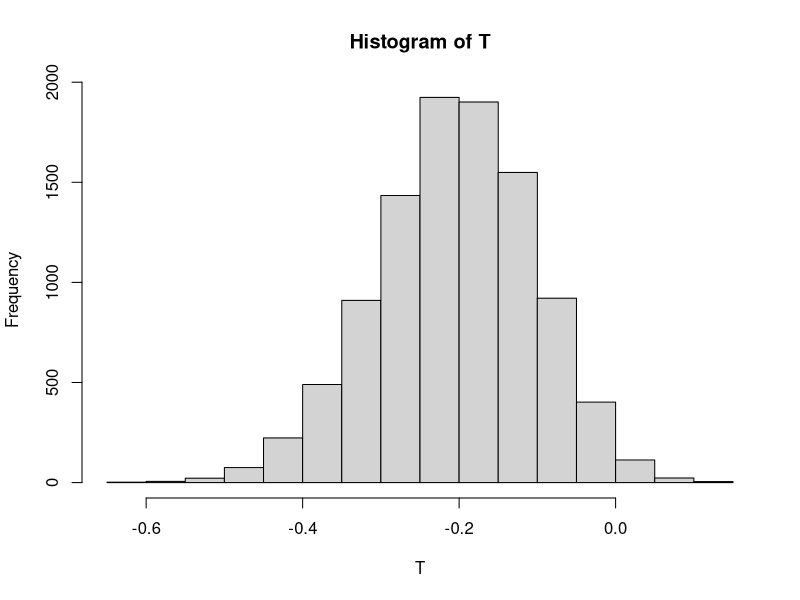
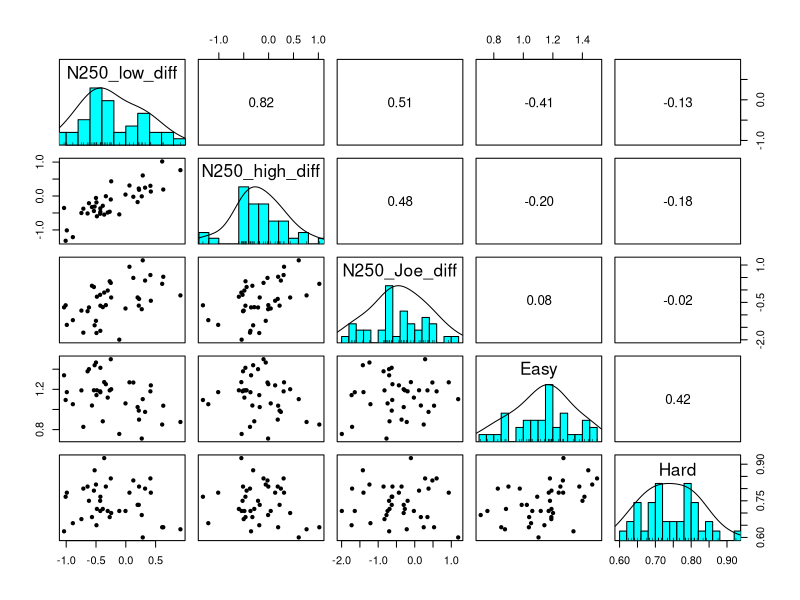
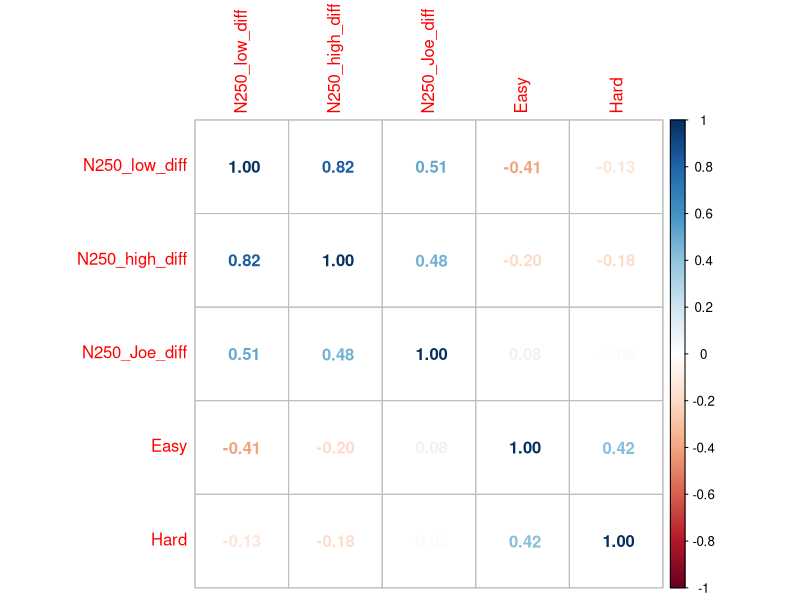

These figures' R source, in order:
library(psych)
library(corrplot)
# library(polyPK)

# Joe data
N250_low_diff <- c(-0.537918475, -0.504377486, 0.479777378, -0.410090113, -1.014447876, -0.271615674, 0.353497083, -0.325729984, -0.902574622, -0.219273350, 0.232601980, -0.199958631, -0.338112685, 0.536121913, 0.746629433, -0.326504787, -0.082608926, -0.415890702, -0.610149149, -0.461924069, -0.813310634, -0.117097414, 0.072072382, -0.121583487, -0.473631463, 0.540315604, 0.285479682, -0.673085192, -0.495072089, 0.109797103, 0.153598435, -0.909667627, 0.100581075, -0.264010979, -0.899994257, -0.262538119, -0.825763732, 0.708827051, -0.425089240)
N250_high_diff <- c(-0.5140683948, -0.0574726444, 0.1914482628, -0.4419769122, -0.3525042601, -0.4640665730, 0.3012443873, -0.5479529309, -0.3740059347, 0.4332861775, -0.0100874553, -0.5419890339, -0.2880176072, 0.1313640177, 0.7627634423, -0.3262494619, 0.0426262240, -0.4661439130, -0.3106525177, -0.5235559110, -0.2125073831, -0.1021337276, 0.1832846765, 0.3101476567, -0.5975446730, 0.6056279944, 0.2462143278, -0.5006812758, -0.3647360130, -0.0223939231, 0.2206622313, -1.2121112851, -0.1786671391, -0.4869138022, -1.0132498106, -0.0060798869, -1.3197496883, 1.0187780850, -0.1877477396)
N250_Joe_diff <- c(-0.853260526, -1.238520566, 0.528281033, 0.117930482, -0.699530733, 0.347836723, 0.598009167, -0.105370329, -1.713245674, -0.302882535, -0.772685952, -1.994420265, -0.689701918, -0.433409171, -0.218861333, 0.167269411, -0.743085625, -0.631725172, -1.418768470, -0.195129057, -0.702323667, 0.283871156, -0.360523120, 0.929679862, -0.271351181, 1.188115962, 0.376967538, -0.827467574, -1.640127125, 0.482731904, -0.629027739, -1.211373074, -0.301467548, -0.023659942, -1.401691124, -0.609328450, -0.615677070, 0.245136329, -1.726957643)
Easy <- c(1.258178633420120, 1.451051172256320, 1.122212669577160, 1.061341196887660, 1.315329671720720, 1.016012852721580, 1.227345017976160, 1.372654096317370, 0.766378876829247, 1.265725085119210, 0.650047615748275, 0.927975632935256, 1.052903100709970, 1.174942595808080, 0.851789096005431, 0.946681901349771, 1.262218703335240, 1.288519838353760, 1.314561395230220, 1.073007332643210, 1.315857099015160, 1.285983423927910, 1.046917945088380, 1.328726404885600, 1.144798757252930, 1.186335701703310, 0.970615459319835, 1.107676804477640, 1.232521851912960, 1.203590692415780, 0.935987957103511, 1.124293654394260, 1.125664404769610, 1.017395785573640, 1.179465997869350, 1.175620909432450, 1.168535409496850, 0.728808627274438, 1.272143786328750)
Hard <- c(0.80833333, 0.81666667, 0.64166667, 0.79166667, 0.62500000, 0.68333333, 0.84166667, 0.92500000, 0.80000000, 0.70000000, 0.69166667, 0.70833333, 0.71666667, 0.78333333, 0.63333333, 0.68333333, 0.70833333, 0.76666667, 0.87500000, 0.75000000, 0.75000000, 0.84166667, 0.80833333, 0.78333333, 0.71666667, 0.60000000, 0.80000000, 0.67500000, 0.70833333, 0.83333333, 0.73333333, 0.65833333, 0.73333333, 0.70833333, 0.78333333, 0.80833333, 0.76666667, 0.64166667, 0.65000000)
dat <- data.frame(N250_low_diff, N250_high_diff, N250_Joe_diff, Easy,Hard)

### Calculate for Joe data
N_perm=10000
s=1
  RR=c(cor(dat[,1],dat[,4]),cor(dat[,2],dat[,4]),cor(dat[,3],dat[,4]),cor(dat[,1],dat[,5]),cor(dat[,2],dat[,5]),cor(dat[,3],dat[,5]))
  T0=sort(RR,decreasing=FALSE)[s]
  T=c()
  for (sim in 1:N_perm)
  {
    dat_p=data.frame(N250_low_diff, sample(N250_high_diff), sample(N250_Joe_diff), sample(Easy),sample(Hard))
    RRs=c()
    RRs=c(RRs,cor(dat_p[,1],dat_p[,4]),cor(dat_p[,2],dat_p[,4]),cor(dat_p[,3],dat_p[,4]),cor(dat_p[,1],dat_p[,5]),cor(dat_p[,2],dat_p[,5]),cor(dat_p[,3],dat_p[,5]))
    T=c(T,sort(RRs,decreasing=FALSE)[s])
  }
  ASL=sum (T<=T0)/N_perm
T0
hist(T)
ASL



############################# Dane modyfikowane

set.seed(2)
dat=dat+matrix(rnorm(5*39)/10,39,5)

A=matrix(c(1,-0.01,-0.01,1),2,2)
d14=as.matrix(dat[,c(1,4)])
d14_=d14%*%A
dat <- data.frame(d14_[,1], N250_high_diff, N250_Joe_diff, d14_[,2],Hard)
names(dat)[1]='N250_low_diff'
names(dat)[4]='Easy'
cor(dat)

tiff(file = "fig2.tiff", width = 4000, height = 4000, units = "px", res = 300)
pairs.panels(dat,ellipse=FALSE,smooth=FALSE,breaks=12,cex.cor=0.4)
dev.off()





ggsave("fig2.jpeg", dpi=300)
dev.off()


jpeg("fig3.jpeg")
dev.off()

M = cor(dat)
corrplot(M, method = 'number') # colorful number




